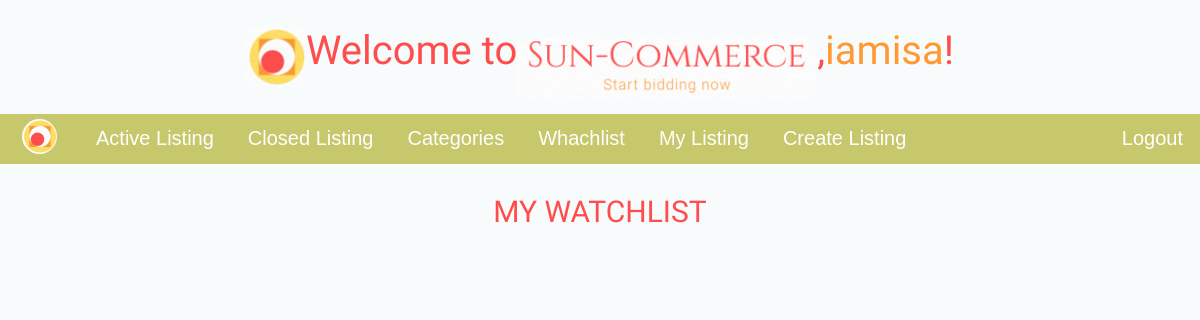
The app's page /watchlist/ (signed in), older data.
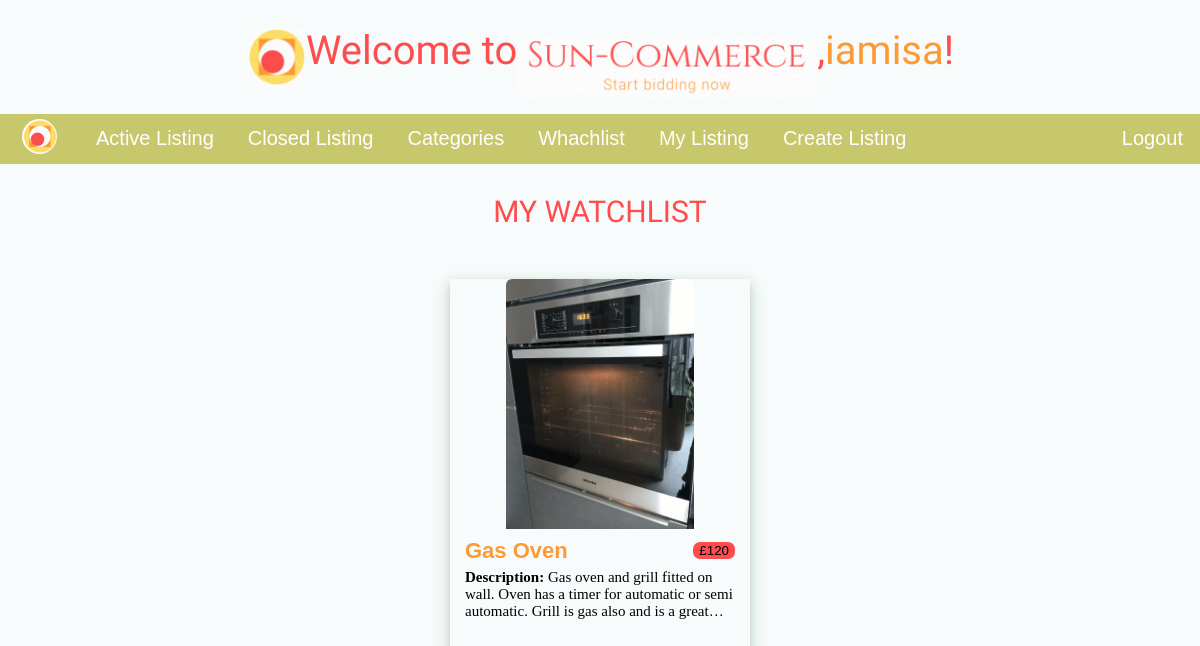
The same page, newer data.
### auctions/models.py (models this page shows, shortened)
class Watchlist(models.Model):
    user = models.ForeignKey(User, on_delete=models.CASCADE, null=False)
    auction = models.ForeignKey(Auction, on_delete=models.CASCADE, null=False)

class Auction(models.Model):
   user = models.ForeignKey(User, on_delete=models.CASCADE, null=False)
   title = models.CharField(max_length=100, null=False)
   description = models.TextField(max_length=1000, null=False)
   initial_price = models.IntegerField(null=False)
   date = models.DateField(default=datetime.date.today)
   photo = models.ImageField(upload_to='pics/', null=True, blank=True)
   category = models.ForeignKey(Category, on_delete=models.SET_NULL, null=True, blank=True)
   active = models.BooleanField(default=True)
   last_bid = models.IntegerField(blank=True, null=True)

### auctions/views.py (the view)
# urls.py: path("watchlist/", views.watchlist, name="auctions-watchlist"),
@login_required
def watchlist(request):
    data = {
        'my_watchlist' : Watchlist.objects.filter(user=request.user)
    }
    return render(request, 'auctions/watchlist.html', data)

### auctions/templates/auctions/watchlist.html (shortened to what this page needs)
{% extends "auctions/layout.html" %}
{% block content %}
<h3>MY WATCHLIST</h3>
<div class="auctions-wrapper">
    {% for w in my_watchlist %}
        <a href="{% url 'auctions-show' id=w.auction.id %}">
            <div class="auction-wrapper">
                <div class="list-img-wrapper">
                    <img src="{{w.auction.photo.url}}" alt="image">
                </div>
                <div class="list-info-wrapper">
                    <div class="title-price">
                        <h2>{{w.auction.title}} </h2>
                        <button> £{{w.auction.initial_price}}</button>
                    </div>
                    <p><span>Description: </span>{{w.auction.description}}</p>
                </div>
            </div>
        </a>
    {% endfor %}
</div>
{% endblock %}

Row changes from the older to the newer data that the page shows:
added Watchlist: auction.photo (picture), auction "Gas Oven", auction.initial_price "120", auction.description "Gas oven and grill fitted on wall. Oven has a timer for automatic or semi automatic. Grill is gas also and is a…"
